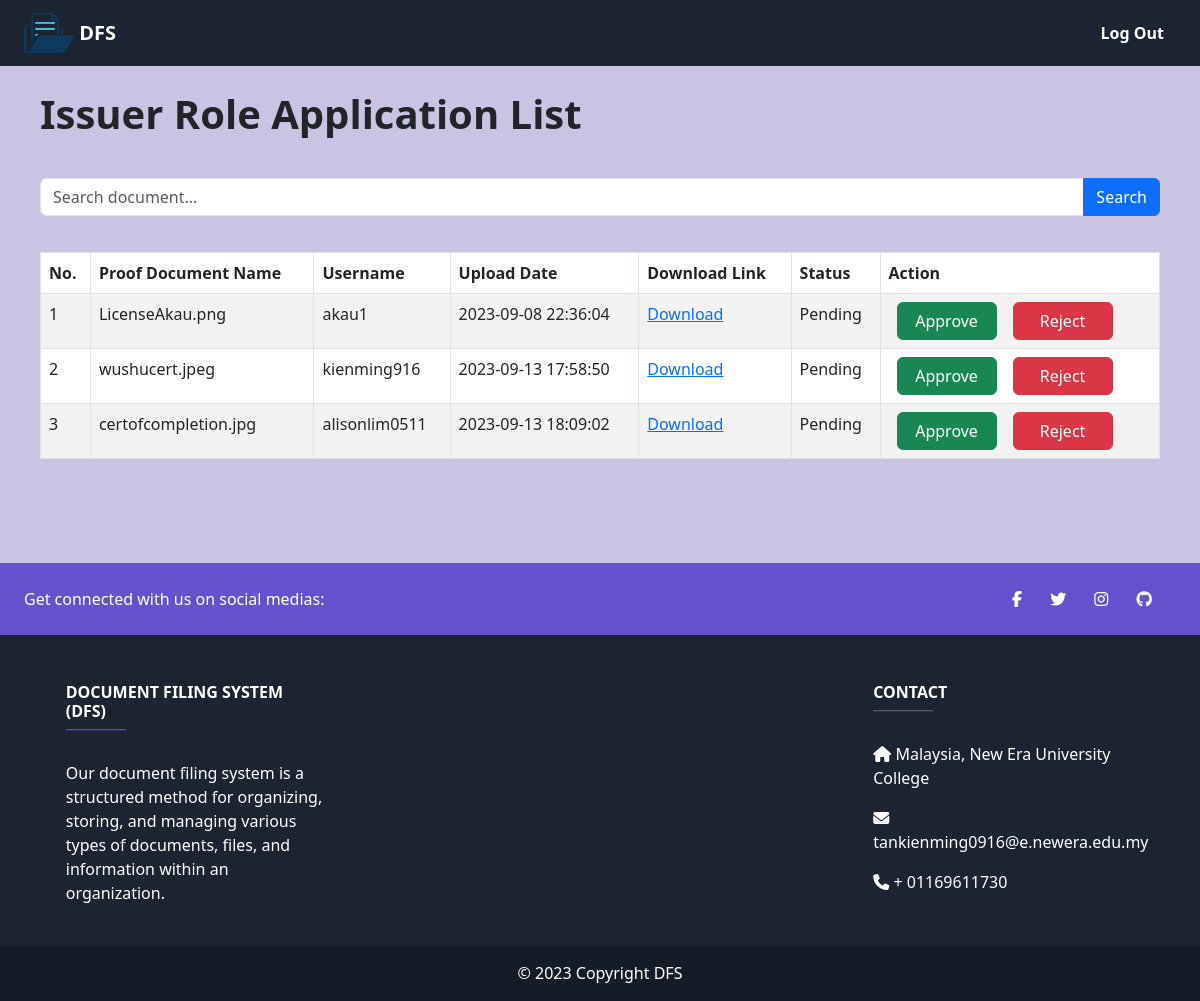
/admin.php (signed in), run on the app's committed database.
### tables this page shows
CREATE TABLE IF NOT EXISTS `business_proof_documents` (
  `License_ID` int NOT NULL AUTO_INCREMENT,
  `document` varchar(200) NOT NULL,
  `User_ID` int NOT NULL,
  `upload_date` datetime NOT NULL DEFAULT CURRENT_TIMESTAMP,
  `status` varchar(30) NOT NULL DEFAULT 'Pending',
  PRIMARY KEY (`License_ID`)
);

CREATE TABLE IF NOT EXISTS `users` (
  `User_ID` int NOT NULL AUTO_INCREMENT,
  `username` varchar(50) NOT NULL,
  `email` varchar(100) NOT NULL,
  `linked_email_1` varchar(100) NOT NULL,
  `linked_email_2` varchar(100) NOT NULL,
  `phone_number` varchar(20) NOT NULL,
  `password` varchar(200) NOT NULL,
  `role` varchar(20) NOT NULL DEFAULT 'Recipient',
  `bio` varchar(100) NOT NULL,
  `profile_image` varchar(200) NOT NULL DEFAULT 'No profile',
  PRIMARY KEY (`User_ID`),
  UNIQUE KEY `username` (`username`,`email`)
);

### admin.php (the view, shortened to what this page needs)
<?php
include 'config/database.php';
?>
<!DOCTYPE html>
<html lang="en">
<head>
    <link rel="stylesheet" href="css/upload_document.css">
    <link href="https://cdn.jsdelivr.net/npm/bootstrap@5.3.0/dist/css/bootstrap.min.css" rel="stylesheet">
</head>
<body>
    <nav class="navbar navbar-expand-lg m-0 navbar-dark" style="background-color: #1C2331;">
        <div class="navbar-brand ms-2">
            <img src="img/logo.png" alt="logo" width="50" height="40" class="ms-3">
            <span style="vertical-align: middle; color: #fff;"><strong>DFS</strong></span>
        </div>
        <div class="collapse navbar-collapse justify-content-end m-0 pe-3" id="navbarNav">
            <ul class="navbar-nav ps-3">
                <li class="nav-item p-1">
                <a class="dropdown-item text-white me-3" href="?logout=true"><strong>Log Out</strong></a>
                </li>
            </ul>
        </div>
   </nav>
    <div class="container-fluid p-4" style="background-color:#CBC3E3">
        <div>
            <h1 class="p-3 pt-0"><strong>Issuer Role Application List</strong></h1>
        </div>
        <?php
        $searchKeyword = isset($_GET['search']) ? $_GET['search'] : '';
        $query = "SELECT * FROM business_proof_documents WHERE status = 'Pending'";
        $query .= " ORDER BY License_ID ASC";
        $stmt = $con->prepare($query);
        $stmt->execute();
        $num = $stmt->rowCount();
        echo '<div class="p-3 pb-1">
            <form method="GET" action="">
                <div class="input-group mb-3">
                    <input type="text" class="form-control" name="search" placeholder="Search document..." value="' . str_replace('%', '', $searchKeyword) . '">
                    <button class="btn btn-primary" type="submit">Search</button>
                </div>
            </form>
        </div>';
        ?>
        <div class="m-3" style="overflow-x:auto;">
            <?php
            if ($num > 0) {
                echo '<table class="table table-bordered table-striped">
                    <thead>
                        <tr>
                            <th>No.</th>
                            <th>Proof Document Name</th>
                            <th>Username</th>
                            <th>Upload Date</th>
                            <th>Download Link</th>
                            <th>Status</th>
                            <th>Action</th>
                        </tr>
                    </thead>
                    <tbody>';
                $i = 1;
                foreach ($stmt->fetchAll(PDO::FETCH_ASSOC) as $prooflicense) {
                    $senderUsernameQuery = "SELECT username FROM users WHERE User_ID = :user_id";
                    $senderUsernameStmt = $con->prepare($senderUsernameQuery);
                    $senderUsernameStmt->bindParam(':user_id', $prooflicense['User_ID']);
                    $senderUsernameStmt->execute();
                    $senderUsername = $senderUsernameStmt->fetch(PDO::FETCH_ASSOC)['username'];
                    echo "<tr>";
                    echo "<td>$i</td>";
                    echo "<td>" . str_replace('uploads_license/', '', $prooflicense['document']) . "</td>";
                    echo "<td>{$senderUsername}</td>";
                    echo "<td>{$prooflicense['upload_date']}</td>";
                    echo "<td><a href='{$prooflicense['document']}' download>Download</a></td>";
                    echo "<td>{$prooflicense['status']}</td>";
                    echo "<td>";
                        echo "<a href='#' onclick=\"approvalApAplication({$prooflicense['User_ID']}, {$prooflicense['License_ID']}, 'Approve');\" class='btn btn-success m-r-1em text-white mx-2' style='width: 100px;'>Approve</a>";
                        echo "<a href='#' onclick=\"approvalApAplication({$prooflicense['User_ID']}, {$prooflicense['License_ID']}, 'Reject');\" class='btn btn-danger m-r-1em mx-2' style='width: 100px;'>Reject</a>";
                    echo "</td>";
                    echo "</tr>";
                    $i++;
                }
                echo '</tbody></table>';
            }else {
                echo "<div class='alert alert-danger'>No documents found matching your search criteria.</div>";
            }
            ?>
        </div>
        <div class="pb-5"></div>
    </div>
    <footer class="text-center text-lg-start text-white" style="background-color: #1C2331">
        <section class="d-flex justify-content-between p-4" style="background-color: #6351CE">
            <div class="me-5">
                <span>Get connected with us on social medias:</span>
            </div>
            <div>
                <a href="#" class="text-white me-4"><i class="fab fa-facebook-f"></i></a>
                <a href="#" class="text-white me-4"><i class="fab fa-twitter"></i></a>
                <a href="#" class="text-white me-4"><i class="fab fa-instagram"></i></a>
                <a href="#" class="text-white me-4"><i class="fab fa-github"></i></a>
            </div>
        </section>
        <section>
            <div class="container text-center text-md-start mt-5">
                <div class="row mt-3">
                    <div class="col-md-3 col-lg-4 col-xl-3 mx-auto mb-4">
                        <h6 class="text-uppercase fw-bold">Document Filing System (DFS)</h6>
                        <hr class="mb-4 mt-0 d-inline-block mx-auto" style="width: 60px; background-color: #7c4dff; height: 2px"/>
                        <p>Our document filing system is a structured method for organizing, storing, and managing various types of documents, files, and information within an organization.</p>
                    </div>
                    <div class="col-md-2 col-lg-2 col-xl-2 mx-auto mb-4"></div>
                    <div class="col-md-2 col-lg-2 col-xl-2 mx-auto mb-4"></div>
                    <div class="col-md-4 col-lg-3 col-xl-3 mx-auto mb-md-0 mb-4">
                        <h6 class="text-uppercase fw-bold">Contact</h6>
                        <hr class="mb-4 mt-0 d-inline-block mx-auto" style="width: 60px; background-color: #7c4dff; height: 2px"/>
                        <p><i class="fas fa-home mr-3"></i> Malaysia, New Era University College</p>
                        <p><i class="fas fa-envelope mr-3"></i> tankienming0916@e.newera.edu.my</p>
                        <p><i class="fas fa-phone mr-3"></i> + 01169611730</p>
                    </div>
                </div>
            </div>
        </section>
        <div class="text-center p-3" style="background-color: rgba(0, 0, 0, 0.2)">© 2023 Copyright DFS</div>
    </footer>
</body>
</html>

### data on the page
business_proof_documents: document "LicenseAkau.png", User_ID.username "akau1", upload_date "2023-09-08 22:36:04", status "Pending"
business_proof_documents: document "wushucert.jpeg", User_ID.username "kienming916", upload_date "2023-09-13 17:58:50", status "Pending"
business_proof_documents: document "certofcompletion.jpg", User_ID.username "alisonlim0511", upload_date "2023-09-13 18:09:02", status "Pending"
